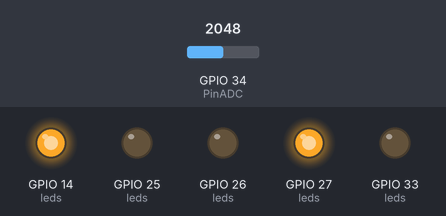
A sketch run on a simulated ESP32. On the bench: output pins drawn as LEDs (lit = HIGH). Inputs (shaded band) come from the test bench; at power-on: GPIO 34 (PinADC) = 2048. What the sketch prints to the serial monitor is not drawn.

Above: at 1.2 s.
1.3 s: GPIO 34 (PinADC) set to 1981
At 2.5 s:
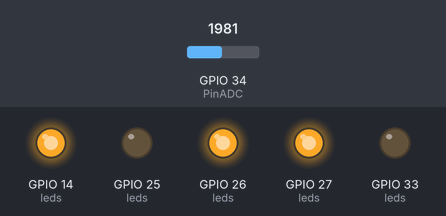
2.8 s: GPIO 34 (PinADC) set to 1093
4.3 s: GPIO 34 (PinADC) set to 981
At 5.0 s:
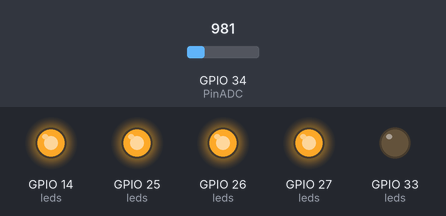
5.9 s: GPIO 34 (PinADC) set to 1064
At 7.1 s:
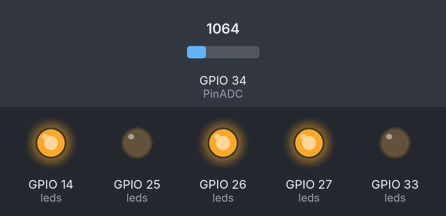
7.4 s: GPIO 34 (PinADC) set to 0
At 8.6 s:
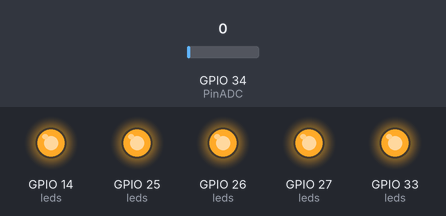
8.9 s: GPIO 34 (PinADC) set to 3112
At 9.9 s:
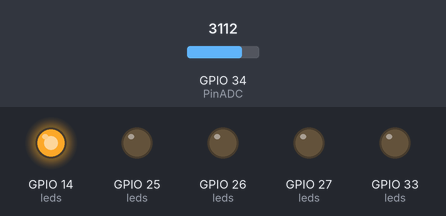
Timing chart, 0 to 11.4 s (numbered marks = the images above; inputs shaded):
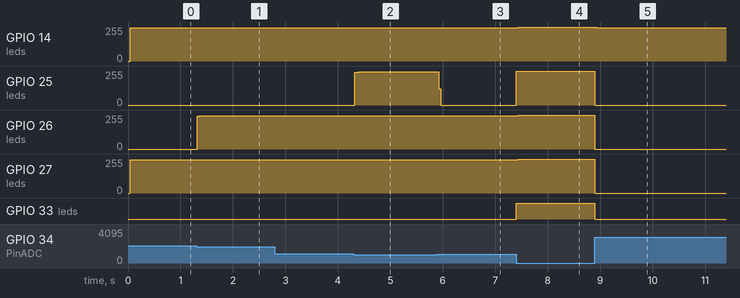

The sketch:

PichardoRico_MiniPractica4.ino
```cpp
//Mini Práctica 4

//Definimos el pin de la fotoresistencia
#define PinADC 34

//Definimos los leds a ocupar
#define led1 14
#define led2 27
#define led3 26
#define led4 25
#define led5 33

//Definimos los leds que se usarán en un arreglo
const int leds[5] = {led1, led2, led3, led4, led5};

void setup() {
  Serial.begin(115200);     //Iniciamos la comunicación serial
  pinMode(PinADC, INPUT);   //Declaramos el pin como entrada

  //Definimos los leds como salida dentro de un ciclo for
  for (int i = 0; i < 5 ; i++) {
    pinMode(leds[i], OUTPUT);
  }
}

void loop() {
  int sensor = analogRead(PinADC);  //Guardamos la lectura del pin en la variable sensor
  //int prom = media(1000, PinADC);   //Guardamos el resultado de la función media

  if(sensor==0){
    for (int i = 0; i < 5 ; i++){ //Este ciclo prende todos los leds cuando no hay nada de luz
        digitalWrite(leds[i], HIGH);
        }
  }
  else if(sensor>0 && sensor<1024){
    for (int i = 0; i < 5 ; i++){ //Este ciclo apaga todos los leds
        digitalWrite(leds[i], LOW);
      }
    for (int i = 0; i < 4 ; i++){ //Este ciclo enciende los leds 1-4
        digitalWrite(leds[i], HIGH);
      }
  }
  else if(sensor>=1024 && sensor<2048){
    for (int i = 0; i < 5 ; i++){ //Este ciclo apaga todos los leds
        digitalWrite(leds[i], LOW);
      }
    for (int i = 0; i < 3 ; i++){ //Este ciclo enciende los leds 1-3
        digitalWrite(leds[i], HIGH);
      }
  }
  else if(sensor>=2048 && sensor<3072){
    for (int i = 0; i < 5 ; i++){ //Este ciclo apaga todos los leds
        digitalWrite(leds[i], LOW);
      }
    for (int i = 0; i < 2 ; i++){ //Este ciclo enciende los leds 1-2
        digitalWrite(leds[i], HIGH);
      }
  }
  else if(sensor>=3072 && sensor<4095){
    for (int i = 0; i < 5 ; i++){ //Este ciclo apaga todos los leds
        digitalWrite(leds[i], LOW);
      }
    digitalWrite(leds[0], HIGH); //Este solo enciende el led 1
  }
  else{
    for (int i = 0; i < 5 ; i++){ //Este ciclo apaga todos los leds
        digitalWrite(leds[i], LOW);
      }
  }

Serial.println(sensor);           //Imprimimos el valor de la variable "sensor"

}
```

Measured:
- the behaviour switches between 2048 and 2047 on GPIO 34 (PinADC) (found by bisection; images 0 and 1)
- the behaviour switches between 1024 and 1023 on GPIO 34 (PinADC) (found by bisection; images 1 and 2)
- after the input at 1.3 s, GPIO 26 (leds): 0/255 → 251/255 at once
- after the input at 4.3 s, GPIO 25 (leds): 0/255 → 244/255 at once, → 251/255 0.08 s later
- after the input at 5.9 s, GPIO 25 (leds): 251/255 → 0/255 at once
- after the input at 7.4 s, GPIO 14 (leds), GPIO 27 (leds): 248/255 → 255/255 at once; GPIO 25 (leds): 0/255 → 255/255 at once; GPIO 26 (leds): 251/255 → 255/255 at once; GPIO 33 (leds): LOW → HIGH at once
- after the input at 8.9 s, GPIO 14 (leds): 255/255 → 248/255 at once; GPIO 25 (leds), GPIO 26 (leds), GPIO 27 (leds): 255/255 → 0/255 at once; GPIO 33 (leds): HIGH → LOW at once
